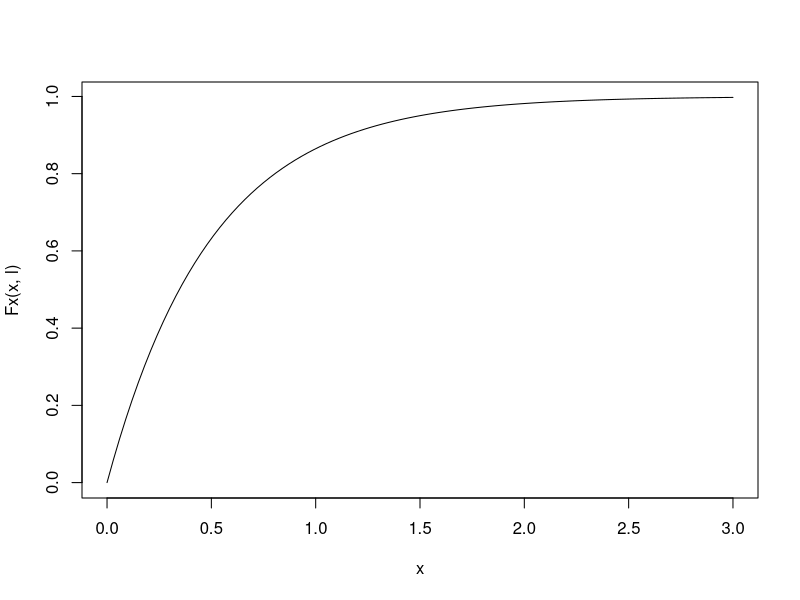
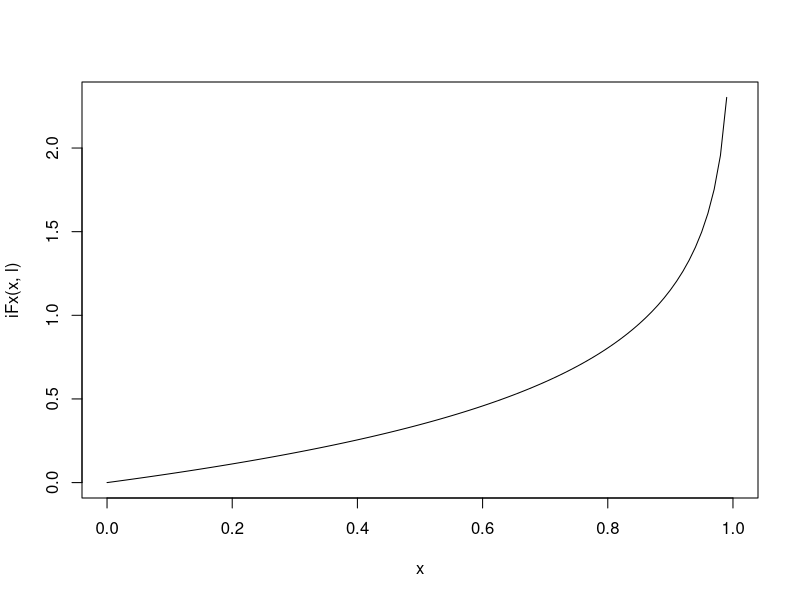
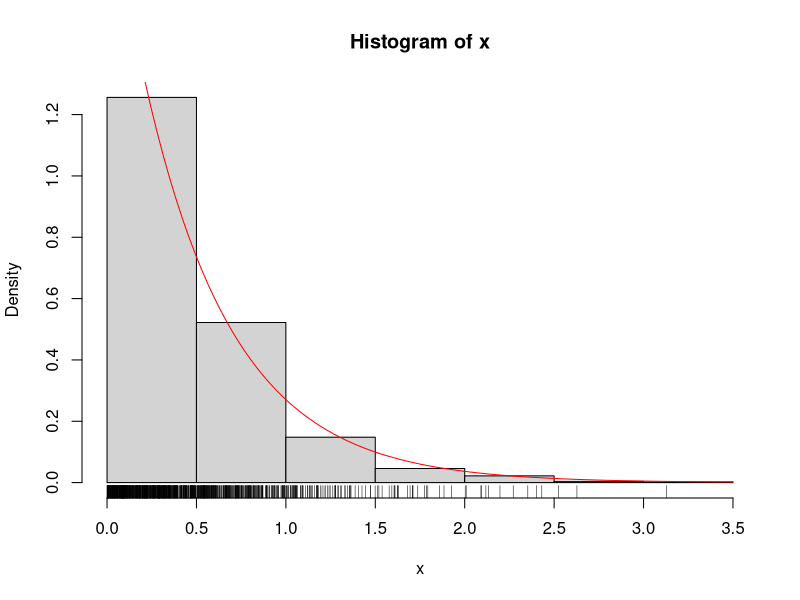
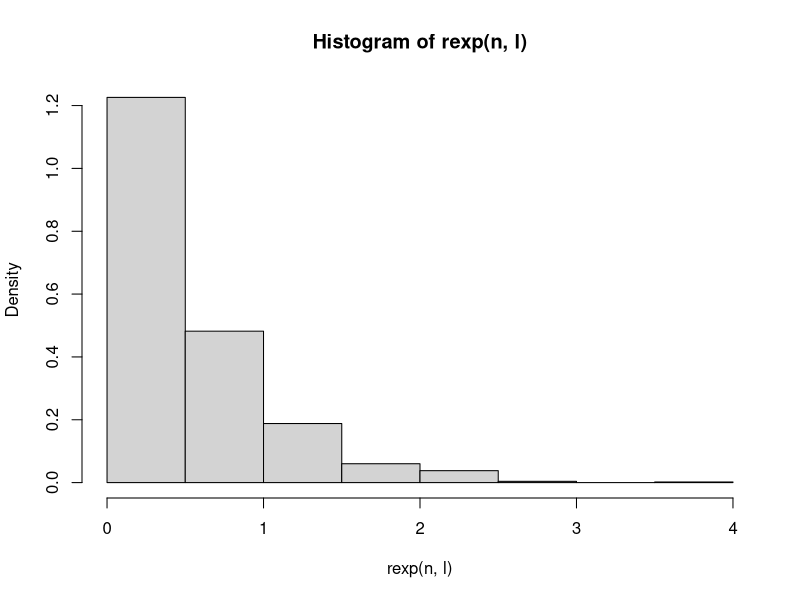
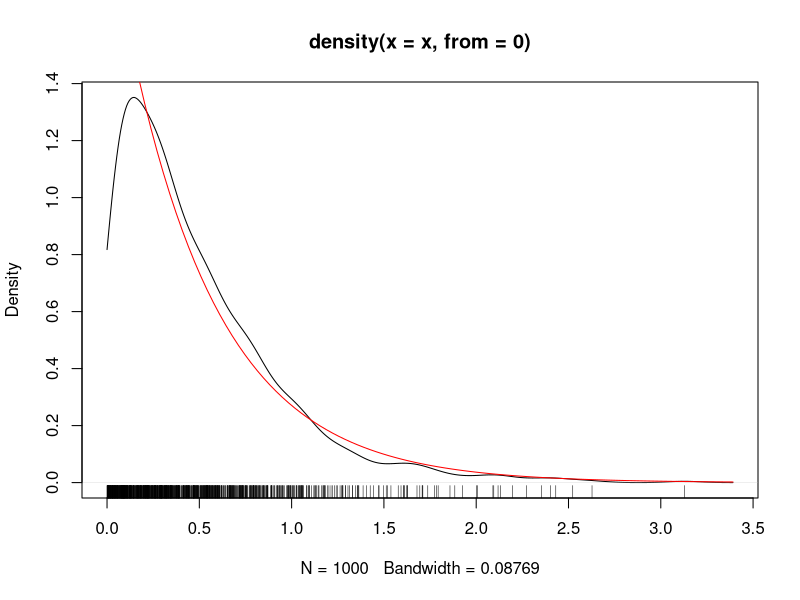
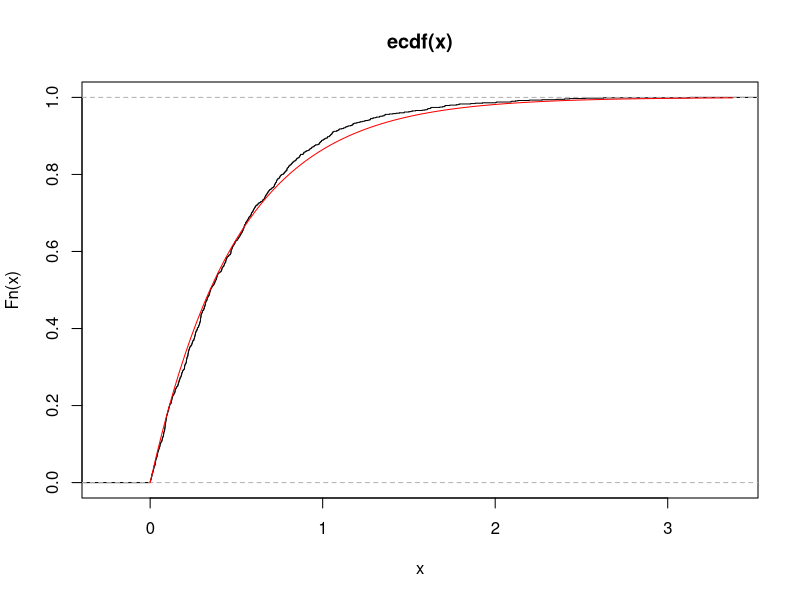
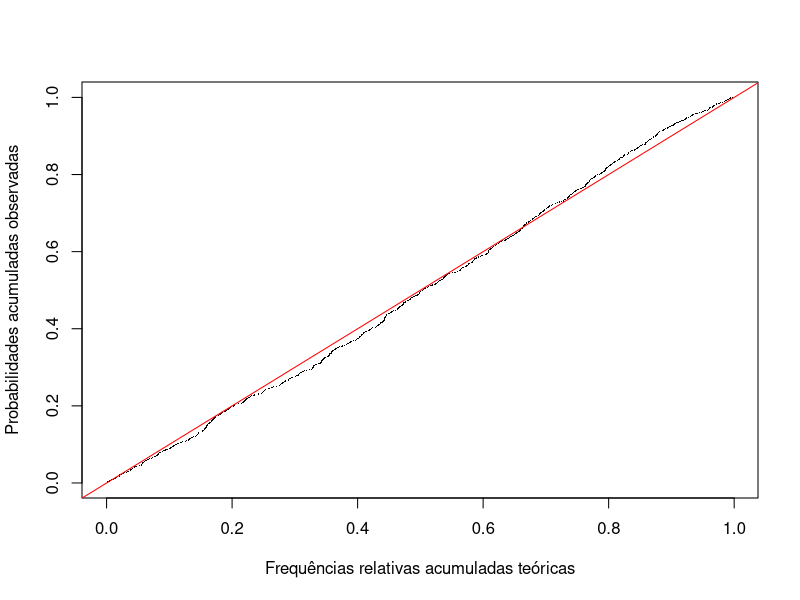

These charts were generated, in order, by the following R code:
################################################
###    Ciência de dados em software livre    ###
###         http://filipezabala.com          ###
###  https://github.com/filipezabala/cddesl  ###
###            Início: 2020-10-11            ###
###      Última atualização: 2021-06-24      ###
################################################

# Playlist
# https://www.youtube.com/playlist?list=PLgnUrXr7_7coSfm067nFXPvShO18o6GQ_

### Textos
# https://cran.r-project.org/doc/manuals/r-release/R-intro.pdf
# http://r4ds.had.co.nz/
# https://www.curso-r.com/
# https://www.ufrgs.br/wiki-r
# http://www.burns-stat.com/pages/Tutor/R_inferno.pdf
# https://www.amazon.com/ggplot2-Elegant-Graphics-Data-Analysis/dp/331924275X/

### Formulários e resumos
# https://www.rstudio.com/resources/cheatsheets/
# https://www.causascientia.org/math_stat/Dists/Compendium.pdf

### Gráficos
# https://plot.ly/r/
# https://www.r-graph-gallery.com/
# https://github.com/d3/d3/wiki/Gallery
# http://kateto.net/network-visualization
# https://www.shinyapps.org/apps/RGraphCompendium/index.php
# http://r-statistics.co/Top50-Ggplot2-Visualizations-MasterList-R-Code.html

### Links para a instalação do R e RStudio
# https://cloud.r-project.org/
# https://www.rstudio.com/products/rstudio/download/preview/

### (R) tools
# https://cran.r-project.org/bin/windows/Rtools/
# https://cran.r-project.org/bin/macosx/tools/

### Tópicos
#  0 A primeira seção de R e RStudio
#  1 Funções básicas do R e RStudio
#  2 Objetos e funções úteis
#  3 Criando e manipulando funções
#  4 Manipulando dados com dplyr and tidyr
#  5 Estatística	descritiva, visualização e séries temporais
#  6 Probabilidade
#  7 Cadeias de Markov
#  8 Simulação  <-- 
#  9 Inferência
# 10 Tópicos em Modelos Lineares Generalizados
# 11 Aprendizado de máquina


###################
### 8 Simulação ###
###################

## Método da transformação inversa

# 1. Gere n números aleatórios de uma U(0,1)
# 2. Aplique os n números em F^{-1}, a inversa da função F desejada
# 3. Calcule F^{-1}(u)

# Teorema da Transformação Integral de Probabilidade (Kotz et al (2005), p. 6476)
# Se uma variável aleatória X tem uma função de distribuição contínua 
# F(x), então a variável aleatória U = F(X) tem uma distribuição uniforme 
# no intervalo (0,1), ou seja, é uma variável aleatória U(0,1).

# Exponencial
# (adaptado de http://www.leg.ufpr.br/~walmes/ensino/ce089-2015-02/aula03_tip-2015-02.html)
Fx <- function(x, lambda){
  1-exp(-lambda*x)
}

iFx <- function(x, lambda){
  -log(1-x)/lambda
}

# gráficos das funções
l <- 2
curve(Fx(x, l), 0, 3)
curve(iFx(x, l), 0, 1)

# simulando
n <- 1000
u <- runif(n)
x <- iFx(u, l)

# histograma
hist(x, probability = T)
curve(l*exp(-l*x), add = T, col = 'red')
rug(x)
hist(rexp(n, l), probability = T) # função stats::rexp

# densidade
plot(density(x, from = 0))
curve(l*exp(-l*x), add = T, col = 'red')
rug(x)

# FDA empírica
plot(ecdf(x))
curve(Fx(x, lambda = l), add = T, col = 'red', from = 0)

# PP-plot
Pobs <- (1:length(x))/length(x) # Freq. rel. acum. observadas.
Pteo <- Fx(sort(x), lambda = l) # Prob acum. teóricas.

plot(Pobs ~ Pteo, pch = '.',
     xlab = "Frequências relativas acumuladas teóricas",
     ylab = "Probabilidades acumuladas observadas")
abline(a = 0, b = 1, col = 'red')

# Exercício. Considere a função f(x) = 2x/9, 0 < x < 3.
# a. Verifique se f(x) é uma função densidade de probabilidade.
# b. Encontre F(x).
# c. Simule F^{-1}(x) pelo método da da transformação inversa.


## Método da rejeição
